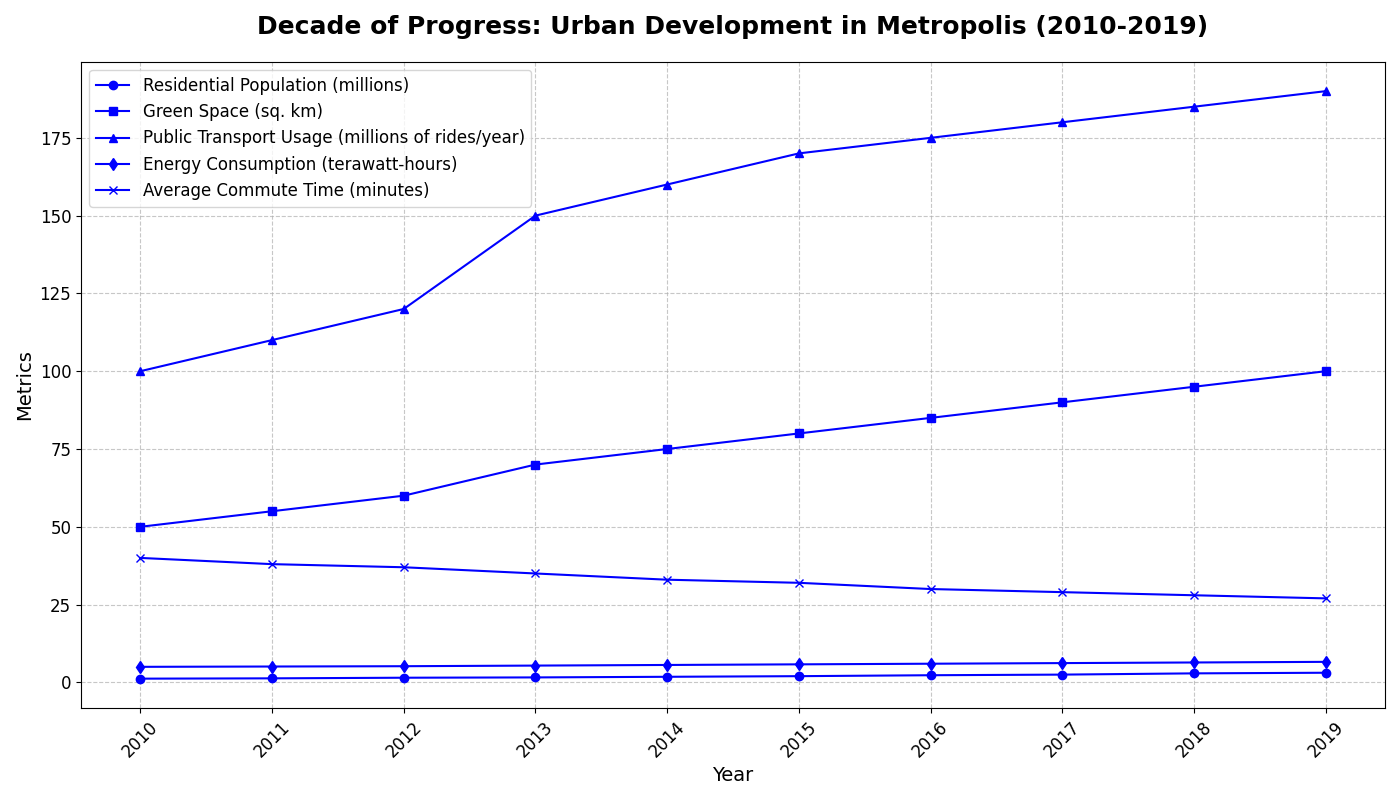

Python code for this plot:
import matplotlib.pyplot as plt
import numpy as np

years = np.arange(2010, 2020)

residential_population = [1.2, 1.3, 1.5, 1.6, 1.8, 2.0, 2.3, 2.5, 2.9, 3.1]
green_space = [50, 55, 60, 70, 75, 80, 85, 90, 95, 100]
public_transport_usage = [100, 110, 120, 150, 160, 170, 175, 180, 185, 190]
energy_consumption = [5.0, 5.1, 5.2, 5.4, 5.6, 5.8, 6.0, 6.2, 6.4, 6.6]
average_commute_time = [40, 38, 37, 35, 33, 32, 30, 29, 28, 27]

fig, ax = plt.subplots(figsize=(14, 8))

# Applying the same color 'blue' to all data groups
ax.plot(years, residential_population, marker='o', color='blue', label='Residential Population (millions)')
ax.plot(years, green_space, marker='s', color='blue', label='Green Space (sq. km)')
ax.plot(years, public_transport_usage, marker='^', color='blue', label='Public Transport Usage (millions of rides/year)')
ax.plot(years, energy_consumption, marker='d', color='blue', label='Energy Consumption (terawatt-hours)')
ax.plot(years, average_commute_time, marker='x', color='blue', label='Average Commute Time (minutes)')

plt.title('Decade of Progress: Urban Development in Metropolis (2010-2019)', fontsize=18, fontweight='bold', pad=20)
plt.xlabel('Year', fontsize=14)
plt.ylabel('Metrics', fontsize=14)
plt.legend(loc='upper left', fontsize=12)
plt.xticks(years, fontsize=12, rotation=45)
plt.yticks(fontsize=12)
plt.grid(True, linestyle='--', alpha=0.7)
plt.tight_layout()
plt.show()
